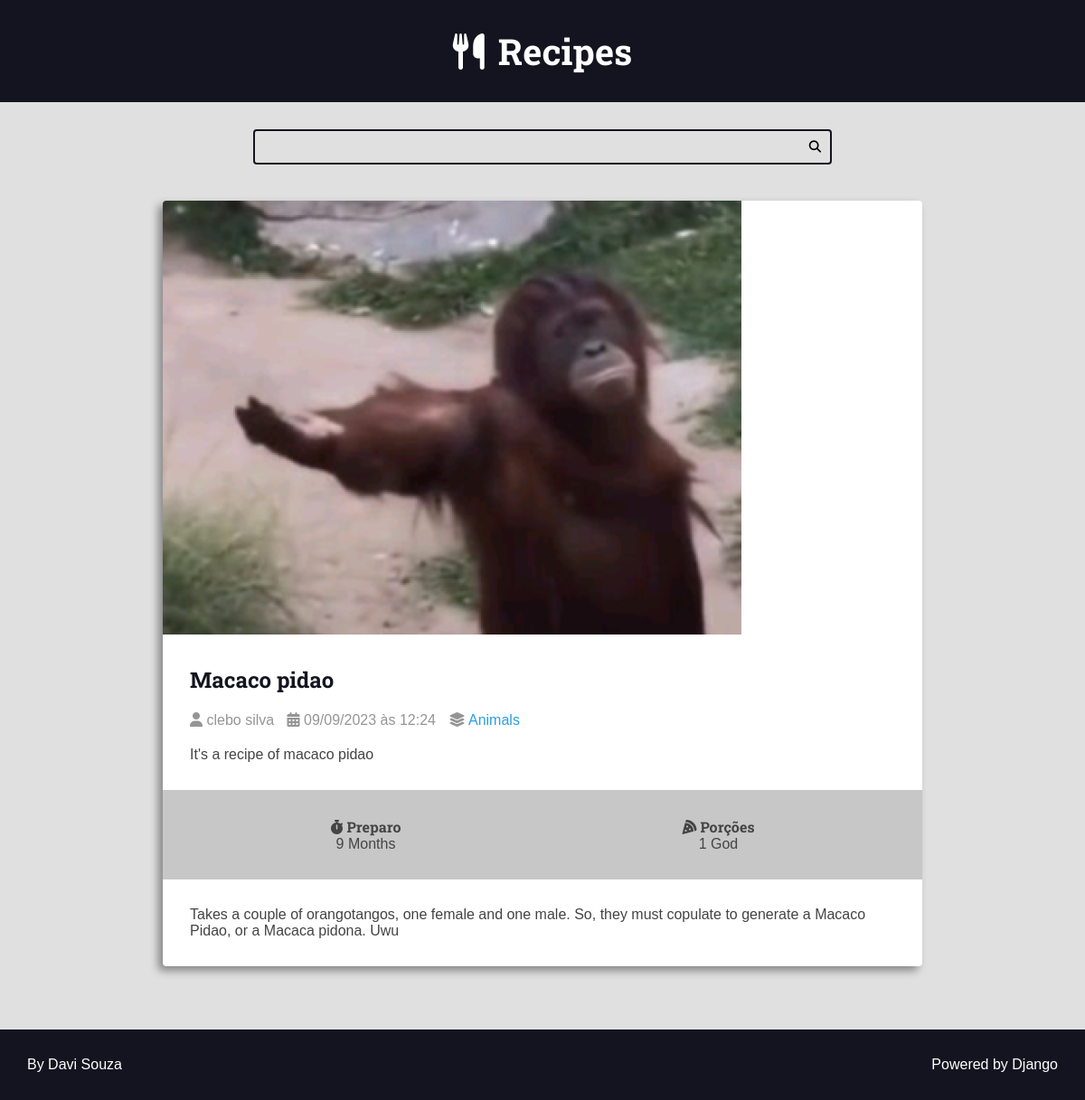
Before: /recipes/macaco-pidao/ with the older database file.
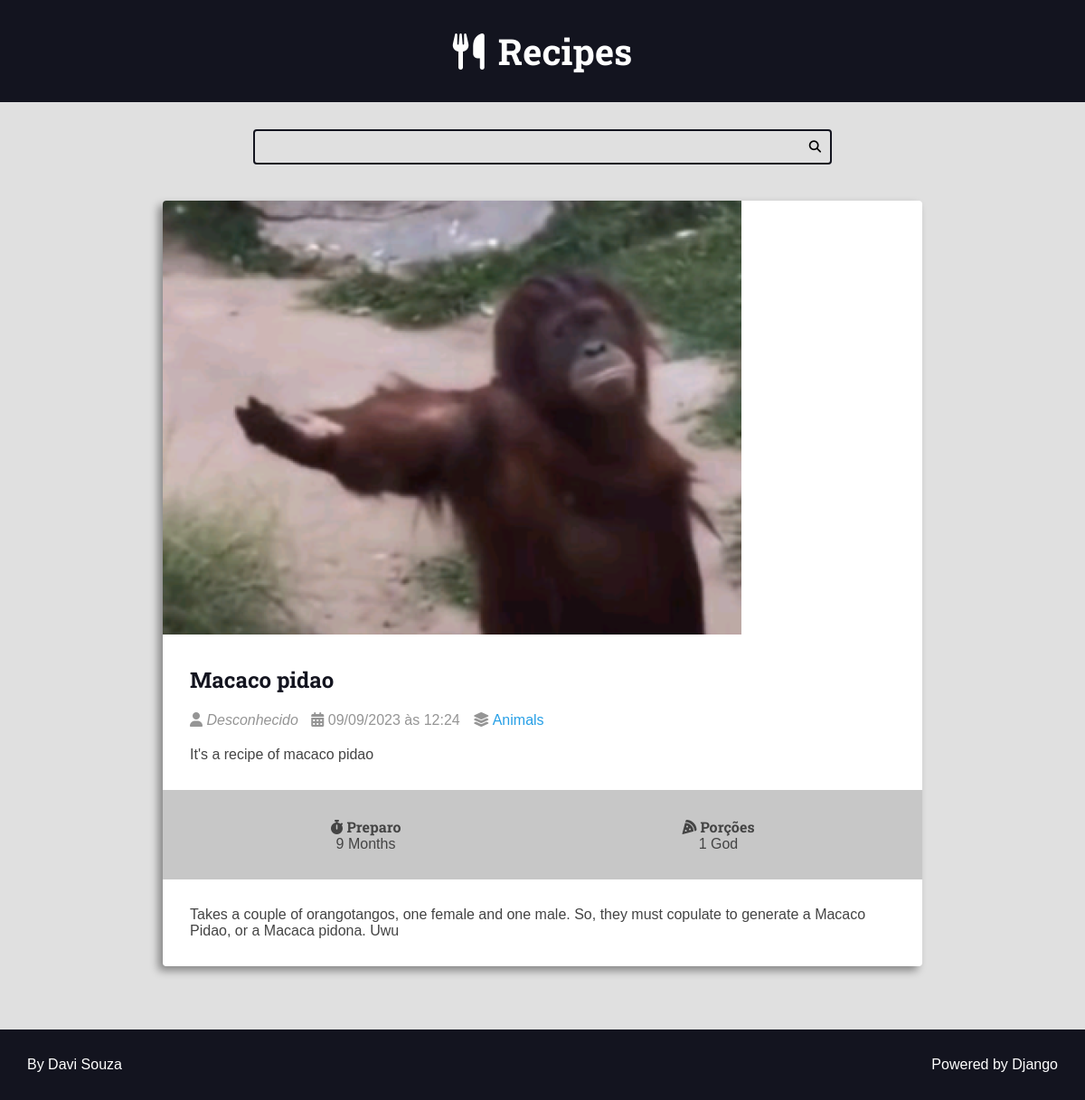
After: the same page with the newer database file.
### recipes/models.py (models this page shows, shortened)
class Recipe(models.Model):
    title = models.CharField(max_length=65)
    description = models.CharField(max_length=165)
    slug = models.SlugField(blank=True, unique=True)
    preparation_time = models.IntegerField()
    preparation_time_unit = models.CharField(max_length=65)
    servings = models.IntegerField()
    servings_unit = models.CharField(max_length=65)
    preparation_steps = models.TextField()
    preparation_steps_is_html = models.BooleanField(default=False)
    created_at = models.DateTimeField(auto_now_add=True)
    updated_at = models.DateTimeField(auto_now=True)
    is_published = models.BooleanField(default=False)
    cover = models.ImageField(
        upload_to='recipes/covers/%Y/%m/%d/', blank=True, null=True)
    category = models.ForeignKey(
        Category, on_delete=models.SET_NULL, null=True, blank=True,
        default=None)
    author = models.ForeignKey(
        Authors, on_delete=models.SET_NULL, null=True)

class Category(models.Model):
    name = models.CharField(max_length=65)

### authors/models.py (models this page shows)
class Authors(models.Model):
    user = models.OneToOneField(
        User, on_delete=models.CASCADE, blank=False, null=False, related_name='profile')  # noqa
    first_name = models.CharField(
        'First Name', max_length=30, null=False, blank=False,)
    last_name = models.CharField(
        'Last Name', max_length=30, null=False, blank=False,)
    username = models.CharField('Username', null=False, blank=False, max_length=30,  # noqa
                                unique=True,)  # noqa
    email = models.EmailField('E-mail', validators=[
                              email_validator], null=False, blank=False,
                              unique=True,)
    password = models.CharField('Password', max_length=128, validators=[  # noqa
                                password_validator], null=False, blank=False,)  # noqa
    password_confirmation = models.CharField(
        'Password Confirmation', max_length=128, null=False, blank=False,)  # noqa

### recipes/views.py (the view)
# urls.py: path('recipes/<slug>/', views.recipe, name="recipe"),
def recipe(request, slug):
    context = {}
    if Recipe.objects.filter(slug=slug).exists():
        recipe = Recipe.objects.get(slug=slug)
        context = {
            'recipe': recipe,
            'title': f'{recipe.title} | ',
            'is_detail_page': True,
        }
        return render(request, 'recipes/pages/recipe.html', context)
    else:
        response = render(request, 'recipes/pages/404_error.html',
                          context={"title": "Recipe not found | ",
                                   'is_detail_page': True, })
        response.status_code = 404
        return response

### recipes/templates/recipes/pages/recipe.html (shortened to what this page needs)
{% extends 'global/base.html' %}
{% block content %}
    <div class="main-content main-content-detail container">
        {% include '../partials/recipe-cards.html' %}
    </div>
{% endblock content %}

### recipes/templates/recipes/partials/recipe-cards.html (shortened to what this page needs)
<div class="recipe recipe-list-item">
    <div class="recipe-cover">
        {% if recipe.cover %}
        <a href="{% url 'recipes:recipe' recipe.slug %}">
            <img src="{{recipe.cover.url}}" alt="Temp">
        </a>
        {% endif %}
    </div>
    <div class="recipe-title-container">
        <h2 class="recipe-title">
            <a href="{% url 'recipes:recipe' recipe.slug %}">
                {{recipe.title}}
            </a>
        </h2>
    </div>
    <div class="recipe-author">
        <span class="recipe-author-item">
            <i class="fas fa-user"></i>
            {% if recipe.author is not None %}
            {% if recipe.author.first_name %}
            {{recipe.author.first_name}} {{recipe.author.last_name}}
            {% else %}
            {{recipe.author.username}}
            {% endif %}
            {% else %}
            <em>Desconhecido</em>
            {% endif %}
        </span>
        <span class="recipe-author-item">
            <i class="fas fa-calendar-alt"></i>
            {{recipe.created_at|date:"d/m/Y"}} às {{recipe.created_at|date:"H:i"}}
        </span>
        {% if recipe.category is not None %}
        <span class="recipe-author-item">
            <i class="fas fa-layer-group"></i>
            <span> <a href="{% url 'recipes:category' recipe.category.id %}"> {{recipe.category.name}} </a> </span>
        </span>
        {% endif %}
    </div>
    <div class="recipe-content">
        <p> {{recipe.description}} </p>
    </div>
    <div class="recipe-meta-container">
        <div class="recipe-meta recipe-preparation">
            <h3 class="recipe-meta-title"><i class="fas fa-stopwatch"></i> Preparo</h3>
            <div class="recipe-meta-text">
                {{recipe.preparation_time}} {{recipe.preparation_time_unit}}
            </div>
        </div>
        <div class="recipe-meta recipe-servings">
            <h3 class="recipe-meta-title"><i class="fas fa-pizza-slice"></i> Porções</h3>
            <div class="recipe-meta-text">
                {{recipe.servings}} {{recipe.servings_unit}}
            </div>
        </div>
    </div>
    {% if is_detail_page %}
    <div class="preparation-steps">
        {% if recipe.preparation_steps_is_html %}
        {{recipe.preparation_steps|safe}}
        {% else %}
        {{recipe.preparation_steps}}
        {% endif %}
    </div>
    {% endif %}
</div>

Changed rows visible on the page:
changed Recipe "Macaco pidao": author_id 6 → empty (drawn); author.first_name "clebo" → (not shown); author.last_name "silva" → (not shown)
Other visible differences:
text now shown: "Desconhecido"
